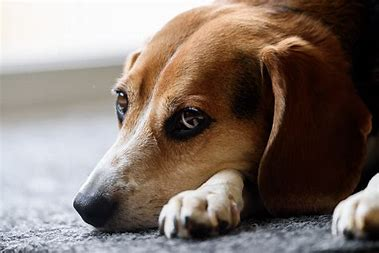
#> input picture LAB3/download.jpg, 379 x 253 px
$ python huffman_encoding.py
#> lines starting #> are read from the running program, lines starting #| are printed output that depends on the picture
import cv2
import numpy as np
import heapq
import matplotlib.pyplot as plt
from collections import defaultdict

# ---------- Huffman Encoding Helpers ----------
class Node:
    def __init__(self, freq, symbol=None, left=None, right=None):
        self.freq = freq
        self.symbol = symbol
        self.left = left
        self.right = right
    def __lt__(self, other):  # for heapq
        return self.freq < other.freq

def build_huffman_tree(frequencies):
    heap = [Node(freq, sym) for sym, freq in frequencies.items()]
    heapq.heapify(heap)
    while len(heap) > 1:
        n1 = heapq.heappop(heap)
        n2 = heapq.heappop(heap)
        merged = Node(n1.freq+n2.freq, left=n1, right=n2)
        heapq.heappush(heap, merged)
    return heap[0]

def build_codes(node, prefix="", codebook={}):
    if node.symbol is not None:
        codebook[node.symbol] = prefix
    else:
        build_codes(node.left, prefix+"0", codebook)
        build_codes(node.right, prefix+"1", codebook)
    return codebook

# ---------- Main Process ----------
# Read grayscale image
img = cv2.imread("download.jpg", cv2.IMREAD_GRAYSCALE)
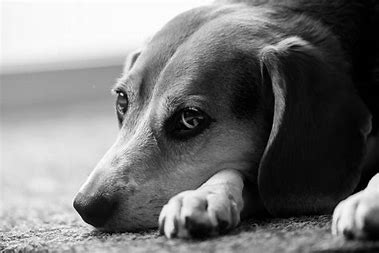
#> img: shape (253, 379); min 0, max 255, mean 119.5

# Count frequencies
unique, counts = np.unique(img, return_counts=True)
#> unique = 256 values from 0 to 255; counts = 256 values, max 2077 at index 13, min 55 at index 255, mean 374.6
frequencies = dict(zip(unique, counts))
#> frequencies = 256 items

# Build Huffman codes
root = build_huffman_tree(frequencies)
#> the loop in build_huffman_tree, `while len(heap) > 1:` made 255 passes
codes = build_codes(root)
#> codes = 256 items

# Encode image
encoded_data = ''.join(codes[pixel] for row in img for pixel in row)

# Decode image
decoded_pixels = []
current_code = ""
for bit in encoded_data:
    current_code += bit
    for sym, code in codes.items():
        if code == current_code:
            decoded_pixels.append(sym)
            current_code = ""
            break
#> this loop made 737475 passes
#> bit on passes 1 to 3: '1', '0', '1'
#> after the loop, current_code = ''; decoded_pixels = 95887 items

decoded_img = np.array(decoded_pixels, dtype=np.uint8).reshape(img.shape)

# ---------- Show Results ----------
plt.figure(figsize=(8,4))
plt.subplot(1,2,1); plt.imshow(img, cmap='gray'); plt.title("Original")
plt.subplot(1,2,2); plt.imshow(decoded_img, cmap='gray'); plt.title("Decoded")
plt.show()
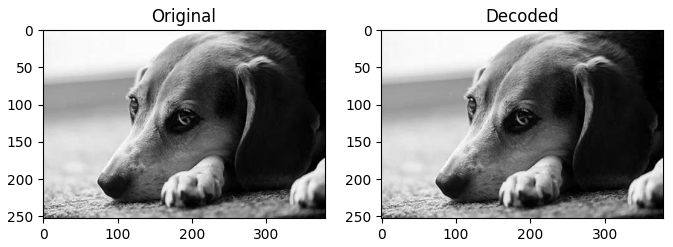
#> figure drawn by matplotlib, 2 panels

print("Original size (bits):", img.size * 8)
#| Original size (bits): 767096
print("Compressed size (bits):", len(encoded_data))
#| Compressed size (bits): 737475

$ run again, with LAB3/Shannon_Fano_encoded.png saved as LAB3/download.jpg
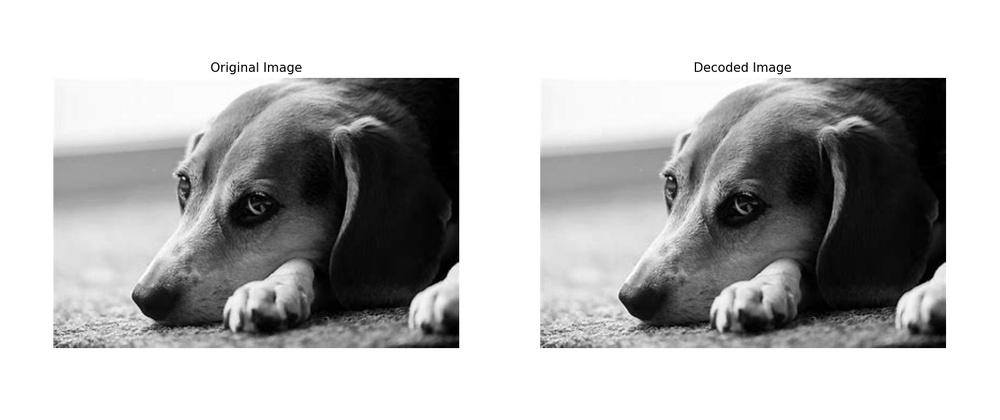
#> input picture LAB3/Shannon_Fano_encoded.png, 1000 x 420 px, shrunk from 1668 x 701 before the run
#> img is the input picture: shape (420, 1000); min 0, max 255, mean 183.8
#> unique = 256 values from 0 to 255; counts = 256 values, max 194265 at index 255, min 396 at index 56, mean 1640.6
#> frequencies = 256 items
#> the loop in build_huffman_tree, `while len(heap) > 1:` made 255 passes
#> after the loop `for bit in encoded_data:`: current_code = ''; decoded_pixels = 420000 items
#> `plt.show()`:
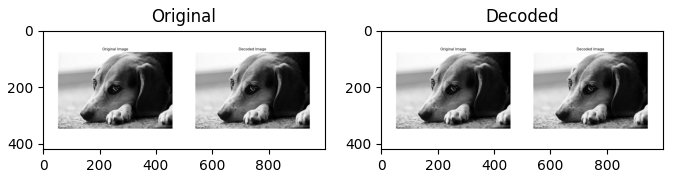
#> figure drawn by matplotlib, 2 panels
#| Original size (bits): 3360000
#| Compressed size (bits): 2156440
